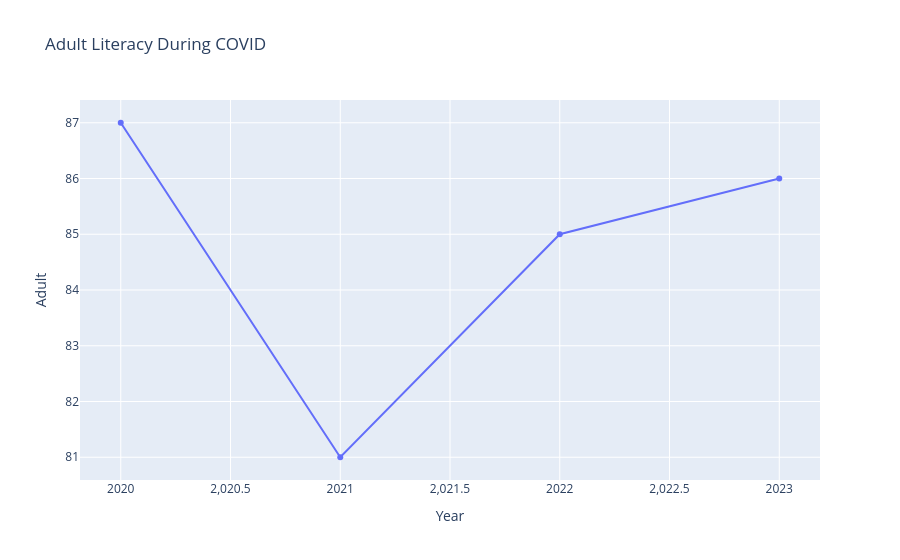

Here is the notebook cell this chart was saved with:
### Code cell
fig = px.line(adult_literacy, x="Year", y="Adult", markers=True, title="Adult Literacy During COVID")

fig.show()

### Figure 1 — Plotly figure (JSON) as saved in the notebook; plotly's stock layout.template omitted (floating-point values rounded to 4 significant figures)
{"data": [{"hovertemplate": "Year=%{x}<br>Adult=%{y}<extra></extra>", "legendgroup": "", "line": {"color": "#636efa", "dash": "solid"}, "marker": {"symbol": "circle"}, "mode": "lines+markers", "name": "", "orientation": "v", "showlegend": false, "type": "scatter", "x": [2020, 2021, 2022, 2023], "xaxis": "x", "y": [87.0, 81.0, 85.0, 86.0], "yaxis": "y"}], "layout": {"legend": {"tracegroupgap": 0}, "title": {"text": "Adult Literacy During COVID"}, "xaxis": {"anchor": "y", "domain": [0, 1], "title": {"text": "Year"}}, "yaxis": {"anchor": "x", "domain": [0, 1], "title": {"text": "Adult"}}}}
